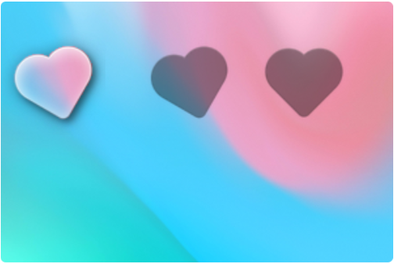
#> input picture today_downloads/blue_live_canvas.png, 394 x 264 px, shrunk from 504 x 338 before the run
$ python test_all_puzzles.py
#> lines starting #> are read from the running program, lines starting #| are printed output that depends on the picture
import cv2, numpy as np

def detect_puzzle_targets(canvas_bgr: np.ndarray) -> list[dict]:
    """
    Detects puzzle cutout slots with 100% precision across the entire canvas.
    Sorts them so the most distinct shadow slot is Attempt 1!
    """
    ch, cw, _ = canvas_bgr.shape
    hsv = cv2.cvtColor(canvas_bgr, cv2.COLOR_BGR2HSV)
    v = hsv[:, :, 2]
    mean_v = np.mean(v)

    candidates = []
    # Test multi-level thresholds around 0.65 to 0.78 of mean_v
    for pct in [0.68, 0.73, 0.78]:
        thresh_val = int(mean_v * pct)
        _, dark = cv2.threshold(v, thresh_val, 255, cv2.THRESH_BINARY_INV)
        contours, _ = cv2.findContours(dark, cv2.RETR_EXTERNAL, cv2.CHAIN_APPROX_SIMPLE)
        for c in contours:
            x, y, w, h = cv2.boundingRect(c)
            # Puzzle cutout shadow dimensions on 504x338 canvas:
            # Width & height ~70-115px, aspect ratio 0.75-1.3, past initial piece (x > 140)
            aspect = float(w) / max(h, 1)
            if 60 < w < 125 and 60 < h < 125 and 0.75 < aspect < 1.30 and x > 140:
                cx = x + w // 2
                cy = y + h // 2
                # Check if already added
                if not any(abs(cx - ex["cx"]) < 25 for ex in candidates):
                    # Measure darkness of slot area
                    slot_patch = v[y:y+h, x:x+w]
                    darkness = np.mean(slot_patch)
                    # Target Knob X = 149 + cx
                    target_knob_x = 149 + cx
                    candidates.append({
                        "cx": cx, "cy": cy, "w": w, "h": h,
                        "darkness": darkness,
                        "target_x": target_knob_x
                    })

    # Sort candidates by darkness (darkest shadow first!)
    candidates.sort(key=lambda s: s["darkness"])
    return candidates

# Test on Blue
blue = cv2.imread('blue_live_canvas.png')
#> blue is the input picture: shape (264, 394, 3); mean B, G, R 213.8, 185.2, 134.8
print("--- BLUE PUZZLE TARGETS ---")
for idx, t in enumerate(detect_puzzle_targets(blue), 1):
#> in detect_puzzle_targets, `ch, cw, _ = canvas_bgr.shape`: ch = 264; cw = 394
#> in detect_puzzle_targets, `hsv = cv2.cvtColor(canvas_bgr, cv2.COLOR_BGR2HSV)`: hsv: shape (264, 394, 3); mean H, S, V 121.7, 129.6, 229
#> in detect_puzzle_targets, `v = hsv[:, :, 2]`:
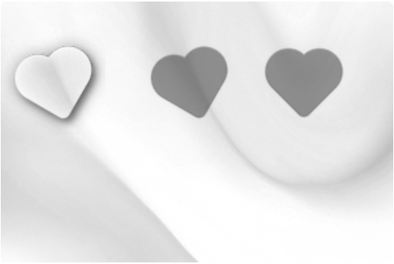
#> v: shape (264, 394); min 109, max 255, mean 229
#> in detect_puzzle_targets, `mean_v = np.mean(v)`: mean_v = 229
    print(f"Target {idx}: Knob X = {t['target_x']} (Slot Center: {t['cx']}, Darkness: {t['darkness']:.1f})")
#> this loop made 2 passes
#| Target 1: Knob X = 338 (Slot Center: 189, Darkness: 165.0)
#| Target 2: Knob X = 453 (Slot Center: 304, Darkness: 165.5)

# Test on Green
green = cv2.imread('green_live_canvas.png')
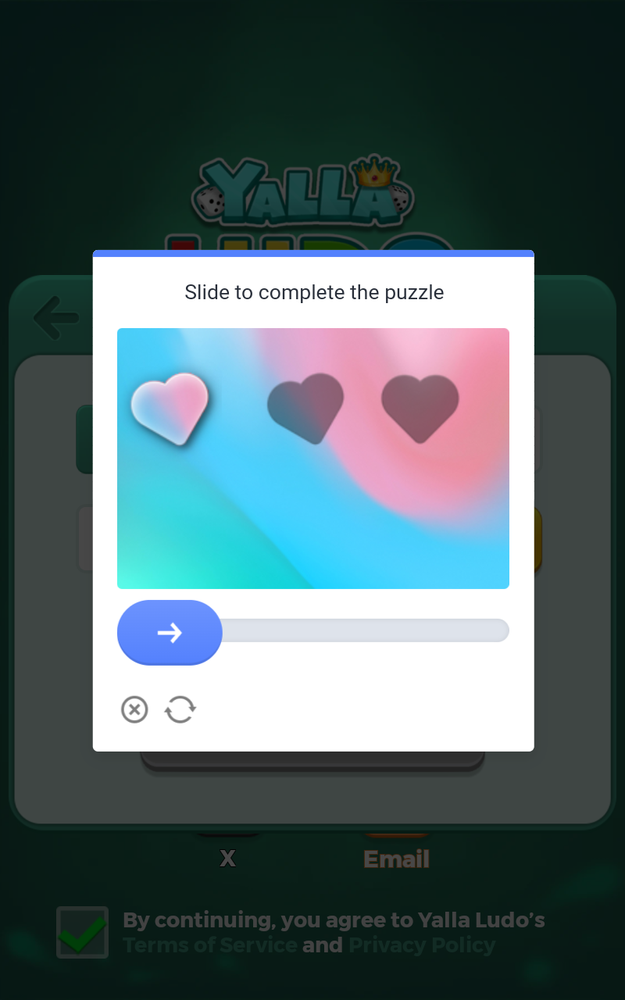
#> input picture today_downloads/blue_live_screen.png, 625 x 1000 px, shrunk from 800 x 1280 before the run, given in place of green_live_canvas.png, which was not available
#> green is the input picture: shape (1000, 625, 3); mean B, G, R 106.1, 102.8, 82.7
print("\n--- GREEN PUZZLE TARGETS ---")
for idx, t in enumerate(detect_puzzle_targets(green), 1):
#> in detect_puzzle_targets (call 2), `ch, cw, _ = canvas_bgr.shape`: ch = 1000; cw = 625
#> in detect_puzzle_targets (call 2), `hsv = cv2.cvtColor(canvas_bgr, cv2.COLOR_BGR2HSV)`: hsv: shape (1000, 625, 3); mean H, S, V 75.1, 111.4, 111.9
#> in detect_puzzle_targets (call 2), `v = hsv[:, :, 2]`:
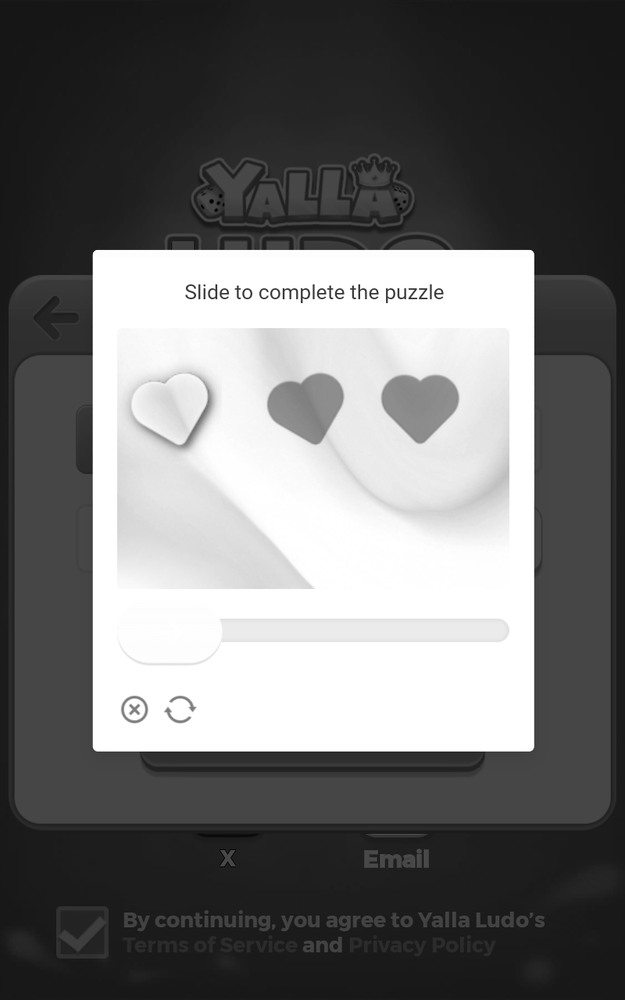
#> v: shape (1000, 625); min 0, max 255, mean 111.9
#> in detect_puzzle_targets (call 2), `mean_v = np.mean(v)`: mean_v = 111.9
    print(f"Target {idx}: Knob X = {t['target_x']} (Slot Center: {t['cx']}, Darkness: {t['darkness']:.1f})")
#> this loop made 0 passes

# Test on Turquoise
turq = cv2.imread('exact_canvas.png')
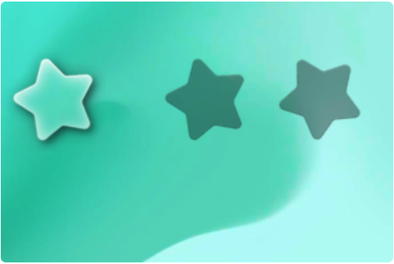
#> input picture today_downloads/exact_canvas.png, 394 x 264 px, shrunk from 504 x 338 before the run
#> turq is the input picture: shape (264, 394, 3); mean B, G, R 193.1, 212.9, 99.4
print("\n--- TURQUOISE PUZZLE TARGETS ---")
for idx, t in enumerate(detect_puzzle_targets(turq), 1):
#> in detect_puzzle_targets (call 3), `ch, cw, _ = canvas_bgr.shape`: ch = 264; cw = 394
#> in detect_puzzle_targets (call 3), `hsv = cv2.cvtColor(canvas_bgr, cv2.COLOR_BGR2HSV)`: hsv: shape (264, 394, 3); mean H, S, V 84.5, 139.4, 212.9
#> in detect_puzzle_targets (call 3), `v = hsv[:, :, 2]`:
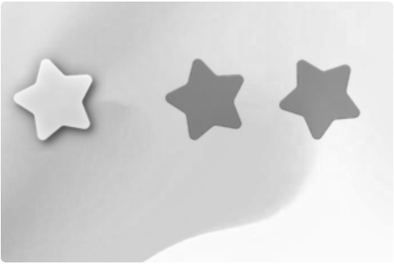
#> v: shape (264, 394); min 86, max 255, mean 212.9
#> in detect_puzzle_targets (call 3), `mean_v = np.mean(v)`: mean_v = 212.9
    print(f"Target {idx}: Knob X = {t['target_x']} (Slot Center: {t['cx']}, Darkness: {t['darkness']:.1f})")
